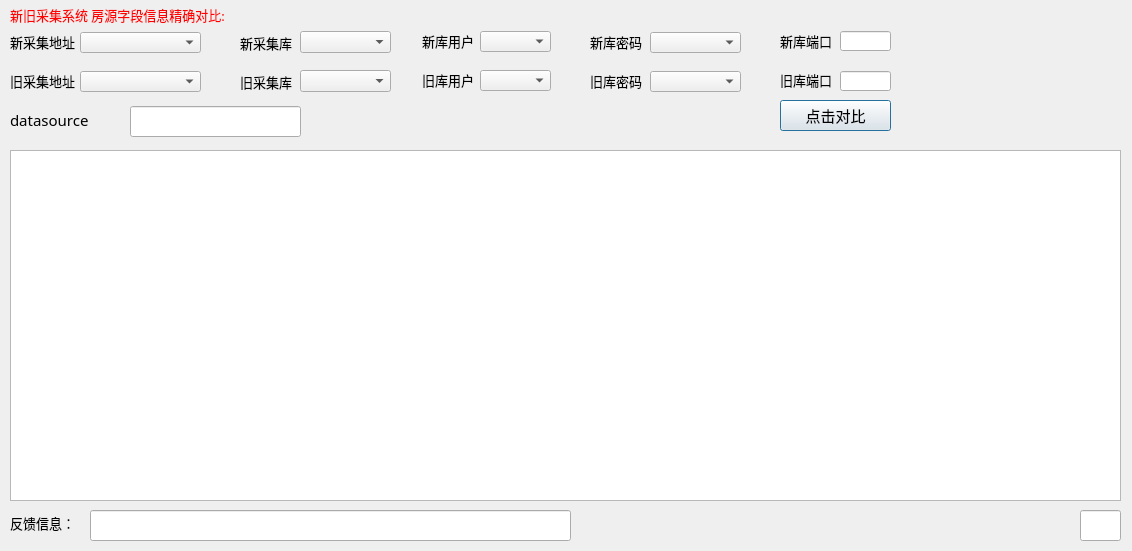
<?xml version="1.0" encoding="UTF-8"?>
<ui version="4.0">
 <class>DataComparison</class>
 <widget class="QDialog" name="DataComparison">
  <property name="geometry">
   <rect>
    <x>0</x>
    <y>0</y>
    <width>1132</width>
    <height>551</height>
   </rect>
  </property>
  <property name="font">
   <font>
    <family>微软雅黑</family>
   </font>
  </property>
  <property name="windowTitle">
   <string>Dialog</string>
  </property>
  <property name="styleSheet">
   <string notr="true">QDialog.bgw{
	border-right:1px solid rgb(170,170,170);
	background:qlineargradient(spread:reflect,
		x1:0,y1:0,x2:1,y2:0,
		stop:0 rgba(207,210,184,255),
		stop:1 rgba(198,210,100,255));
}
QPushButton:pressed {
         background-color: qlineargradient(x1: 0, y1: 0, x2: 0, y2: 1, stop: 0 #aadbfe, stop: 1 #f6f7fa);

}</string>
  </property>
  <property name="class" stdset="0">
   <string>bgw</string>
  </property>
  <widget class="QLabel" name="label_11">
   <property name="geometry">
    <rect>
     <x>780</x>
     <y>31</y>
     <width>51</width>
     <height>20</height>
    </rect>
   </property>
   <property name="font">
    <font>
     <family>微软雅黑</family>
     <pointsize>10</pointsize>
    </font>
   </property>
   <property name="text">
    <string>新库端口</string>
   </property>
  </widget>
  <widget class="QLabel" name="label_2">
   <property name="geometry">
    <rect>
     <x>240</x>
     <y>72</y>
     <width>81</width>
     <height>20</height>
    </rect>
   </property>
   <property name="font">
    <font>
     <family>微软雅黑</family>
     <pointsize>10</pointsize>
    </font>
   </property>
   <property name="text">
    <string>旧采集库</string>
   </property>
  </widget>
  <widget class="QComboBox" name="sdbuser">
   <property name="geometry">
    <rect>
     <x>480</x>
     <y>70</y>
     <width>71</width>
     <height>21</height>
    </rect>
   </property>
   <property name="font">
    <font>
     <family>微软雅黑</family>
     <pointsize>10</pointsize>
    </font>
   </property>
  </widget>
  <widget class="QLabel" name="label_7">
   <property name="geometry">
    <rect>
     <x>10</x>
     <y>31</y>
     <width>71</width>
     <height>21</height>
    </rect>
   </property>
   <property name="font">
    <font>
     <family>微软雅黑</family>
     <pointsize>10</pointsize>
    </font>
   </property>
   <property name="text">
    <string>新采集地址</string>
   </property>
  </widget>
  <widget class="QLabel" name="label_9">
   <property name="geometry">
    <rect>
     <x>422</x>
     <y>31</y>
     <width>71</width>
     <height>20</height>
    </rect>
   </property>
   <property name="font">
    <font>
     <family>微软雅黑</family>
     <pointsize>10</pointsize>
    </font>
   </property>
   <property name="text">
    <string>新库用户</string>
   </property>
  </widget>
  <widget class="QLineEdit" name="ddbport">
   <property name="geometry">
    <rect>
     <x>840</x>
     <y>31</y>
     <width>51</width>
     <height>20</height>
    </rect>
   </property>
   <property name="font">
    <font>
     <family>微软雅黑</family>
     <pointsize>10</pointsize>
    </font>
   </property>
  </widget>
  <widget class="QLabel" name="label_10">
   <property name="geometry">
    <rect>
     <x>590</x>
     <y>32</y>
     <width>71</width>
     <height>20</height>
    </rect>
   </property>
   <property name="font">
    <font>
     <family>微软雅黑</family>
     <pointsize>10</pointsize>
    </font>
   </property>
   <property name="text">
    <string>新库密码</string>
   </property>
  </widget>
  <widget class="QComboBox" name="sdbhost">
   <property name="geometry">
    <rect>
     <x>80</x>
     <y>71</y>
     <width>121</width>
     <height>21</height>
    </rect>
   </property>
   <property name="font">
    <font>
     <family>微软雅黑</family>
     <pointsize>10</pointsize>
    </font>
   </property>
  </widget>
  <widget class="QLineEdit" name="sdbport">
   <property name="geometry">
    <rect>
     <x>840</x>
     <y>71</y>
     <width>51</width>
     <height>20</height>
    </rect>
   </property>
   <property name="font">
    <font>
     <family>微软雅黑</family>
     <pointsize>10</pointsize>
    </font>
   </property>
  </widget>
  <widget class="QComboBox" name="ddbhost">
   <property name="geometry">
    <rect>
     <x>80</x>
     <y>32</y>
     <width>121</width>
     <height>21</height>
    </rect>
   </property>
   <property name="font">
    <font>
     <family>微软雅黑</family>
     <pointsize>10</pointsize>
    </font>
   </property>
  </widget>
  <widget class="QLabel" name="label_5">
   <property name="geometry">
    <rect>
     <x>780</x>
     <y>70</y>
     <width>51</width>
     <height>20</height>
    </rect>
   </property>
   <property name="font">
    <font>
     <family>微软雅黑</family>
     <pointsize>10</pointsize>
    </font>
   </property>
   <property name="text">
    <string>旧库端口</string>
   </property>
  </widget>
  <widget class="QComboBox" name="sdbpwd">
   <property name="geometry">
    <rect>
     <x>650</x>
     <y>71</y>
     <width>91</width>
     <height>21</height>
    </rect>
   </property>
   <property name="font">
    <font>
     <family>微软雅黑</family>
     <pointsize>10</pointsize>
    </font>
   </property>
  </widget>
  <widget class="QLabel" name="label">
   <property name="geometry">
    <rect>
     <x>10</x>
     <y>70</y>
     <width>71</width>
     <height>21</height>
    </rect>
   </property>
   <property name="font">
    <font>
     <family>微软雅黑</family>
     <pointsize>10</pointsize>
    </font>
   </property>
   <property name="text">
    <string>旧采集地址</string>
   </property>
  </widget>
  <widget class="QLabel" name="label_4">
   <property name="geometry">
    <rect>
     <x>590</x>
     <y>71</y>
     <width>71</width>
     <height>20</height>
    </rect>
   </property>
   <property name="font">
    <font>
     <family>微软雅黑</family>
     <pointsize>10</pointsize>
    </font>
   </property>
   <property name="text">
    <string>旧库密码</string>
   </property>
  </widget>
  <widget class="QLabel" name="label_3">
   <property name="geometry">
    <rect>
     <x>422</x>
     <y>70</y>
     <width>71</width>
     <height>20</height>
    </rect>
   </property>
   <property name="font">
    <font>
     <family>微软雅黑</family>
     <pointsize>10</pointsize>
    </font>
   </property>
   <property name="text">
    <string>旧库用户</string>
   </property>
  </widget>
  <widget class="QTableWidget" name="tableWidget">
   <property name="geometry">
    <rect>
     <x>10</x>
     <y>150</y>
     <width>1111</width>
     <height>351</height>
    </rect>
   </property>
  </widget>
  <widget class="QPushButton" name="pushButton">
   <property name="geometry">
    <rect>
     <x>780</x>
     <y>100</y>
     <width>111</width>
     <height>31</height>
    </rect>
   </property>
   <property name="font">
    <font>
     <family>微软雅黑</family>
     <pointsize>11</pointsize>
    </font>
   </property>
   <property name="text">
    <string>点击对比</string>
   </property>
  </widget>
  <widget class="QComboBox" name="ddbpwd">
   <property name="geometry">
    <rect>
     <x>650</x>
     <y>32</y>
     <width>91</width>
     <height>21</height>
    </rect>
   </property>
   <property name="font">
    <font>
     <family>微软雅黑</family>
     <pointsize>10</pointsize>
    </font>
   </property>
  </widget>
  <widget class="QComboBox" name="ddbuser">
   <property name="geometry">
    <rect>
     <x>480</x>
     <y>31</y>
     <width>71</width>
     <height>21</height>
    </rect>
   </property>
   <property name="font">
    <font>
     <family>微软雅黑</family>
     <pointsize>10</pointsize>
    </font>
   </property>
  </widget>
  <widget class="QLabel" name="label_8">
   <property name="geometry">
    <rect>
     <x>240</x>
     <y>33</y>
     <width>71</width>
     <height>20</height>
    </rect>
   </property>
   <property name="font">
    <font>
     <family>微软雅黑</family>
     <pointsize>10</pointsize>
    </font>
   </property>
   <property name="text">
    <string>新采集库</string>
   </property>
  </widget>
  <widget class="QComboBox" name="ddbname">
   <property name="geometry">
    <rect>
     <x>300</x>
     <y>31</y>
     <width>91</width>
     <height>22</height>
    </rect>
   </property>
   <property name="font">
    <font>
     <family>微软雅黑</family>
     <pointsize>10</pointsize>
    </font>
   </property>
  </widget>
  <widget class="QComboBox" name="sdbname">
   <property name="geometry">
    <rect>
     <x>300</x>
     <y>70</y>
     <width>91</width>
     <height>22</height>
    </rect>
   </property>
   <property name="font">
    <font>
     <family>微软雅黑</family>
     <pointsize>10</pointsize>
    </font>
   </property>
  </widget>
  <widget class="QLabel" name="label_12">
   <property name="geometry">
    <rect>
     <x>10</x>
     <y>0</y>
     <width>281</width>
     <height>31</height>
    </rect>
   </property>
   <property name="font">
    <font>
     <family>微软雅黑</family>
     <pointsize>10</pointsize>
    </font>
   </property>
   <property name="text">
    <string>&lt;html&gt;&lt;head/&gt;&lt;body&gt;&lt;p&gt;&lt;span style=&quot; color:#ff0000;&quot;&gt;新旧采集系统 房源字段信息精确对比:&lt;/span&gt;&lt;/p&gt;&lt;/body&gt;&lt;/html&gt;</string>
   </property>
  </widget>
  <widget class="QLineEdit" name="lineEdit">
   <property name="geometry">
    <rect>
     <x>130</x>
     <y>106</y>
     <width>171</width>
     <height>31</height>
    </rect>
   </property>
   <property name="font">
    <font>
     <family>微软雅黑</family>
     <pointsize>10</pointsize>
    </font>
   </property>
  </widget>
  <widget class="QLabel" name="label_13">
   <property name="geometry">
    <rect>
     <x>10</x>
     <y>110</y>
     <width>91</width>
     <height>20</height>
    </rect>
   </property>
   <property name="font">
    <font>
     <family>微软雅黑</family>
     <pointsize>11</pointsize>
    </font>
   </property>
   <property name="text">
    <string>datasource</string>
   </property>
  </widget>
  <widget class="QLineEdit" name="lineEdit_2">
   <property name="geometry">
    <rect>
     <x>90</x>
     <y>510</y>
     <width>481</width>
     <height>31</height>
    </rect>
   </property>
   <property name="font">
    <font>
     <family>微软雅黑</family>
     <pointsize>10</pointsize>
    </font>
   </property>
  </widget>
  <widget class="QLabel" name="label_14">
   <property name="geometry">
    <rect>
     <x>10</x>
     <y>513</y>
     <width>91</width>
     <height>20</height>
    </rect>
   </property>
   <property name="font">
    <font>
     <family>微软雅黑</family>
     <pointsize>10</pointsize>
    </font>
   </property>
   <property name="text">
    <string>反馈信息：</string>
   </property>
  </widget>
  <widget class="QLineEdit" name="lineEdit_3">
   <property name="geometry">
    <rect>
     <x>1080</x>
     <y>510</y>
     <width>41</width>
     <height>31</height>
    </rect>
   </property>
   <property name="font">
    <font>
     <family>微软雅黑</family>
     <pointsize>10</pointsize>
    </font>
   </property>
  </widget>
 </widget>
 <resources/>
 <connections/>
</ui>
